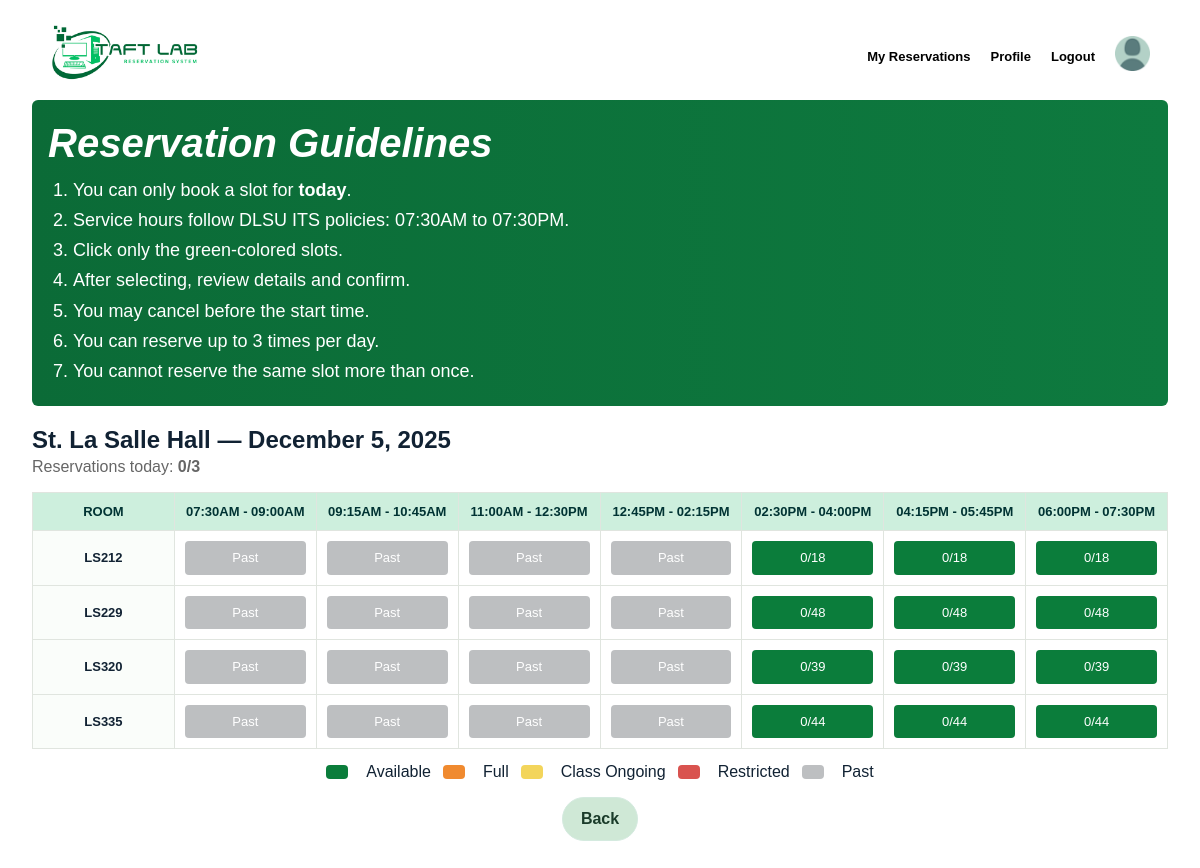
The page /Webpages/rsv-page.php?redirect_building=102 (signed in) on the database its author committed.
### tables this page shows
CREATE TABLE building(
    building_id INT AUTO_INCREMENT PRIMARY KEY,
    building_code VARCHAR(10) NOT NULL,
    building_name VARCHAR(45) NOT NULL
);

CREATE TABLE laboratory(
    lab_id INT AUTO_INCREMENT PRIMARY KEY,
    building_id INT NOT NULL,
    room_code VARCHAR(10) NOT NULL,
    capacity INT NOT NULL, 
    status ENUM('Active', 'Maintenance', 'Closed') NOT NULL DEFAULT 'Active',
    FOREIGN KEY (building_id) REFERENCES building(building_id) ON DELETE RESTRICT ON UPDATE CASCADE,
    UNIQUE(building_id, room_code)
);

### Webpages/rsv-page.php (the view, shortened to what this page needs)
<?php
include "db.php";
$building_id = 1;
if (isset($_POST['building_id'])) {
    $building_id = intval($_POST['building_id']);
} else if (isset($_GET['redirect_building'])) {
    $building_id = intval($_GET['redirect_building']);
}
$sql_building = "
    SELECT building_code, building_name
    FROM building
    WHERE building_id = ?
    LIMIT 1
";
$stmt_building = $conn->prepare($sql_building);
$stmt_building->bind_param("i", $building_id);
$stmt_building->execute();
$result_building = $stmt_building->get_result();
$building = ($result_building && $result_building->num_rows > 0)
            ? $result_building->fetch_assoc()
            : null;
$slots = [
    "07:30AM - 09:00AM" => ["07:30:00", "09:00:00"],
    "09:15AM - 10:45AM" => ["09:15:00", "10:45:00"],
    "11:00AM - 12:30PM" => ["11:00:00", "12:30:00"],
    "12:45PM - 02:15PM" => ["12:45:00", "14:15:00"],
    "02:30PM - 04:00PM" => ["14:30:00", "16:00:00"],
    "04:15PM - 05:45PM" => ["16:15:00", "17:45:00"],
    "06:00PM - 07:30PM" => ["18:00:00", "19:30:00"]
];
$today_date = date('Y-m-d');
$php_weekday = date('D');
$weekday_map = ['Mon'=>'Mon','Tue'=>'Tue','Wed'=>'Wed','Thu'=>'Thu','Fri'=>'Fri','Sat'=>'Sat','Sun'=>'Sun'];
$weekday = $weekday_map[$php_weekday] ?? $php_weekday;
$sql_labs = "
    SELECT lab_id, room_code, capacity, status
    FROM laboratory
    WHERE building_id = ?
    ORDER BY room_code ASC
";
$stmt_labs = $conn->prepare($sql_labs);
$stmt_labs->bind_param("i", $building_id);
$stmt_labs->execute();
$result_labs = $stmt_labs->get_result();
$labs = ($result_labs) ? $result_labs->fetch_all(MYSQLI_ASSOC) : [];
function getReservationCount($conn, $lab_id, $date, $start, $end) {
    $sql = "
        SELECT COUNT(*) AS c
        FROM reservation
        WHERE lab_id = ?
        AND date_reserved = ?
        AND reserve_startTime = ?
        AND reserve_endTime = ?
        AND status IN ('Active', 'Completed')
    ";
    $stmt = $conn->prepare($sql);
    $stmt->bind_param("isss", $lab_id, $date, $start, $end);
    $stmt->execute();
    $res = $stmt->get_result();
    return ($res ? intval($res->fetch_assoc()['c']) : 0);
}
function hasUserReservedSlot($conn, $user_id, $lab_id, $date, $start, $end) {
    $sql = "
        SELECT reservation_id
        FROM reservation
        WHERE user_id = ?
        AND lab_id = ?
        AND date_reserved = ?
        AND reserve_startTime = ?
        AND reserve_endTime = ?
        AND status = 'Active'
        LIMIT 1
    ";
    $stmt = $conn->prepare($sql);
    $stmt->bind_param("iisss", $user_id, $lab_id, $date, $start, $end);
    $stmt->execute();
    $res = $stmt->get_result();
    return ($res && $res->num_rows > 0);
}
function getUserReservationCountForDay($conn, $user_id, $date) {
    $sql = "
        SELECT COUNT(*) AS c
        FROM reservation
        WHERE user_id = ?
        AND date_reserved = ?
        AND status IN ('Active', 'Completed')
    ";
    $stmt = $conn->prepare($sql);
    $stmt->bind_param("is", $user_id, $date);
    $stmt->execute();
    $res = $stmt->get_result();
    return ($res ? intval($res->fetch_assoc()['c']) : 0);
}
function hasClassConflict($conn, $lab_id, $weekday, $start, $end) {
    $sql = "
        SELECT cs.class_schedule_id
        FROM class_schedule cs
        JOIN existing_class ec ON cs.class_id = ec.class_id
        WHERE ec.lab_id = ?
        AND cs.class_day = ?
        AND NOT (cs.end_time <= ? OR cs.start_time >= ?)
        LIMIT 1
    ";
    $stmt = $conn->prepare($sql);
    $stmt->bind_param("isss", $lab_id, $weekday, $start, $end);
    $stmt->execute();
    $res = $stmt->get_result();
    return ($res && $res->num_rows > 0);
}
function hasRestriction($conn, $lab_id, $date, $start, $end) {
    $sql = "
        SELECT restricted_slot_id
        FROM restricted_slots
        WHERE lab_id = ?
        AND restricted_date = ?
        AND NOT (end_time <= ? OR start_time >= ?)
        LIMIT 1
    ";
    $stmt = $conn->prepare($sql);
    $stmt->bind_param("isss", $lab_id, $date, $start, $end);
    $stmt->execute();
    $res = $stmt->get_result();
    return ($res && $res->num_rows > 0);
}
function timeToDateTime($date, $timeStr){
    return new DateTime($date.' '.$timeStr);
}
$user_id = $_SESSION['user_id'];
$userDayReservations = getUserReservationCountForDay($conn, $user_id, $today_date);
?>
<!DOCTYPE html>
<html lang="en">
<head>
    <link rel="stylesheet" href="reservation.css">
</head>
<body>
<header>
    <div class="logo">
        <img src="images/taftlab-logo.png" alt="TaftLab Logo"/>
    </div>
    <div class="header-right">
      <nav>
        <ul>
          <li><a href="rsv-history.php">My Reservations</a></li>
          <li><a href="#">Profile</a></li>
          <li><a href="logout.php">Logout</a></li>
        </ul>
      </nav>
      <div class="profile-icon">
        <img src="images/profile-icon.png" alt="Profile Icon"/>
      </div>
    </div>
</header>
<main class="container">
    <section class="guidelines">
        <h2>Reservation Guidelines</h2>
        <ol>
            <li>You can only book a slot for <strong>today</strong>.</li>
            <li>Service hours follow DLSU ITS policies: 07:30AM to 07:30PM.</li>
            <li>Click only the green-colored slots.</li>
            <li>After selecting, review details and confirm.</li>
            <li>You may cancel before the start time.</li>
            <li>You can reserve up to 3 times per day.</li>
            <li>You cannot reserve the same slot more than once.</li>
        </ol>
    </section>
    <section class="timetable">
        <h2><?= htmlspecialchars($building['building_name']) ?> — <?= date('F j, Y') ?></h2>
        <p style="color: #666; margin-bottom: 10px;">Reservations today: <strong><?= $userDayReservations ?>/3</strong></p>
        <div class="table-wrap">
            <table class="rsv-table" id="rsvTable">
                <thead>
                    <tr>
                        <th class="mint-header">ROOM</th>
                        <?php foreach($slots as $label => $times): ?>
                            <th class="mint-header"><?= htmlspecialchars($label) ?></th>
                        <?php endforeach; ?>
                    </tr>
                </thead>
                <tbody>
                <?php foreach ($labs as $lab): ?>
                    <tr>
                        <td class="roomcol"><?= htmlspecialchars($lab['room_code']); ?></td>
                        <?php foreach ($slots as $label => $times):
                            $sstart = $times[0];
                            $send   = $times[1];
                            $slotEndDT = timeToDateTime($today_date,$send);
                            $now = new DateTime();
                            $cellClass = '';
                            $cellText  = '';
                            $isUserReserved = hasUserReservedSlot($conn, $user_id, $lab['lab_id'], $today_date, $sstart, $send);
                            if ($now > $slotEndDT) {
                                $cellClass = 'past';
                                $cellText = 'Past';
                            }
                            else if ($isUserReserved && $now <= $slotEndDT) {
                                $cellClass = 'user-reserved';
                                $cellText = 'Your Slot';
                            }
                            else if (hasRestriction($conn, $lab['lab_id'], $today_date, $sstart, $send)) {
                                $cellClass = 'restricted';
                                $cellText = 'Restricted';
                            }
                            else if (hasClassConflict($conn, $lab['lab_id'], $weekday, $sstart, $send)) {
                                $cellClass = 'class';
                                $cellText = 'Class Ongoing';
                            }
                            else {
                                $count = getReservationCount($conn, $lab['lab_id'], $today_date, $sstart, $send);
                                $capacity = intval($lab['capacity']);
                                if ($count >= $capacity) {
                                    $cellClass = 'full';
                                    $cellText = "$count/$capacity";
                                } else {
                                    $cellClass = 'available';
                                    $cellText = "$count/$capacity";
                                }
                            }
                            $data_attrs = sprintf(
                                'data-labid="%d" data-room="%s" data-start="%s" data-end="%s" data-date="%s" data-count="%d" data-cap="%d" data-userreserved="%s"',
                                $lab['lab_id'],
                                htmlspecialchars($lab['room_code']),
                                $sstart,
                                $send,
                                $today_date,
                                $count ?? 0,
                                $capacity ?? intval($lab['capacity']),
                                $isUserReserved ? 'true' : 'false'
                            );
                        ?>
                        <td class="cell <?= $cellClass ?>" <?= $data_attrs ?>>
                            <div class="cell-inner"><?= htmlspecialchars($cellText) ?></div>
                        </td>
                        <?php endforeach; ?>
                    </tr>
                <?php endforeach; ?>
                </tbody>
            </table>
        </div>
        <div class="legend">
            <span class="legend-box available"></span> Available
            <span class="legend-box full"></span> Full
            <span class="legend-box class"></span> Class Ongoing
            <span class="legend-box restricted"></span> Restricted
            <span class="legend-box past"></span> Past
        </div>
        <div class="backwrap">
            <a href="homepage.php" class="btn back">Back</a>
        </div>
    </section>
</main>
</body>
</html>

### Webpages/reservation.css (style rules this page uses)
body { background-color: #ffffff; }
* { box-sizing:border-box; margin:0; padding:0; font-family: 'Poppins', sans-serif; }
body { background:#ffffff; color:#123; line-height:1.35; padding:20px }
.container { padding:8px 12px }
.guidelines { background:linear-gradient(90deg,#0b6b37,#0e7a3f); color:#fff; padding:16px; border-radius:6px; margin-bottom:18px; }
.guidelines h2 { font-size:40px; font-style: italic; font-weight: 800; margin-bottom:8px; }
.guidelines ol { margin-left:25px; }
.guidelines li { margin:6px 0; font-size:18px; }
.table-wrap { overflow-x:auto; margin-top:14px }
.rsv-table { width:100%; border-collapse:collapse; table-layout:fixed }
.rsv-table th,.rsv-table td { border:1px solid #e0e5df; padding:10px; text-align:center; vertical-align:middle; font-size:13px }
.rsv-table thead th.mint-header { background:#cdefdd; color:#033; font-weight:700 }
.rsv-table thead th { position:sticky; top:0; z-index:2 }
.roomcol { text-align:left;padding-left:12px;font-weight:700;background:#fafdfa }
.cell { cursor:pointer; transition:all .12s ease }
.cell .cell-inner { padding:8px; border-radius:4px }
.cell.available .cell-inner { background:#0b7d3b; color:#fff }
.cell.past .cell-inner { background:#bdbfc1; color:#fff }
.legend { display: flex; justify-content: center; align-items: center; margin-top: 12px; gap: 12px; flex-wrap: wrap; }
.legend { margin-top:12px; display:flex; gap:12px; align-items:center; flex-wrap:wrap }
.legend-box { display:inline-block; width:22px; height:14px; border-radius:4px; margin-right:6px; vertical-align:-2px }
.legend-box.available { background:#0b7d3b }
.legend-box.full { background:#f08a2f }
.legend-box.class { background:#f3d55b }
.legend-box.restricted { background:#d9534f }
.legend-box.past { background:#bdbfc1 }
.backwrap { margin-top:14px; text-align:center }
.btn { display:inline-block; padding:10px 18px; border-radius:24px; background:#e9f2ec; border:1px solid #d4eadf; color:#1a3b2a; text-decoration:none; font-weight:600 }
.btn.back { background:#cfe8d6 }
header { font-family: 'Helvetica Neue', Arial, sans-serif; display: flex; justify-content: space-between; align-items: center; padding: 3px 30px; background-color: #fff; }
.header-right { display: flex; align-items: center; gap: 20px; }
.logo img { height: 60px; }
.profile-icon img { height: 35px; margin: 0px; }
nav ul { list-style: none; display: flex; gap: 20px; margin: 0; padding: 0; }
nav ul li a { text-decoration: none; color: black; font-size: 13px; font-weight: 550; transition: color 0.3s ease; }

### rows shown on the page
building: building_name "St. La Salle Hall"
laboratory: room_code "LS212", cellText "Past", cellText "0/18"
laboratory: room_code "LS229", cellText "Past", cellText "0/48"
laboratory: room_code "LS320", cellText "Past", cellText "0/39"
laboratory: room_code "LS335", cellText "Past", cellText "0/44"

### other values the page prints
$userDayReservations "0"
$label "07:30AM - 09:00AM"
$label "09:15AM - 10:45AM"
$label "11:00AM - 12:30PM"
$label "12:45PM - 02:15PM"
$label "02:30PM - 04:00PM"
$label "04:15PM - 05:45PM"
$label "06:00PM - 07:30PM"
